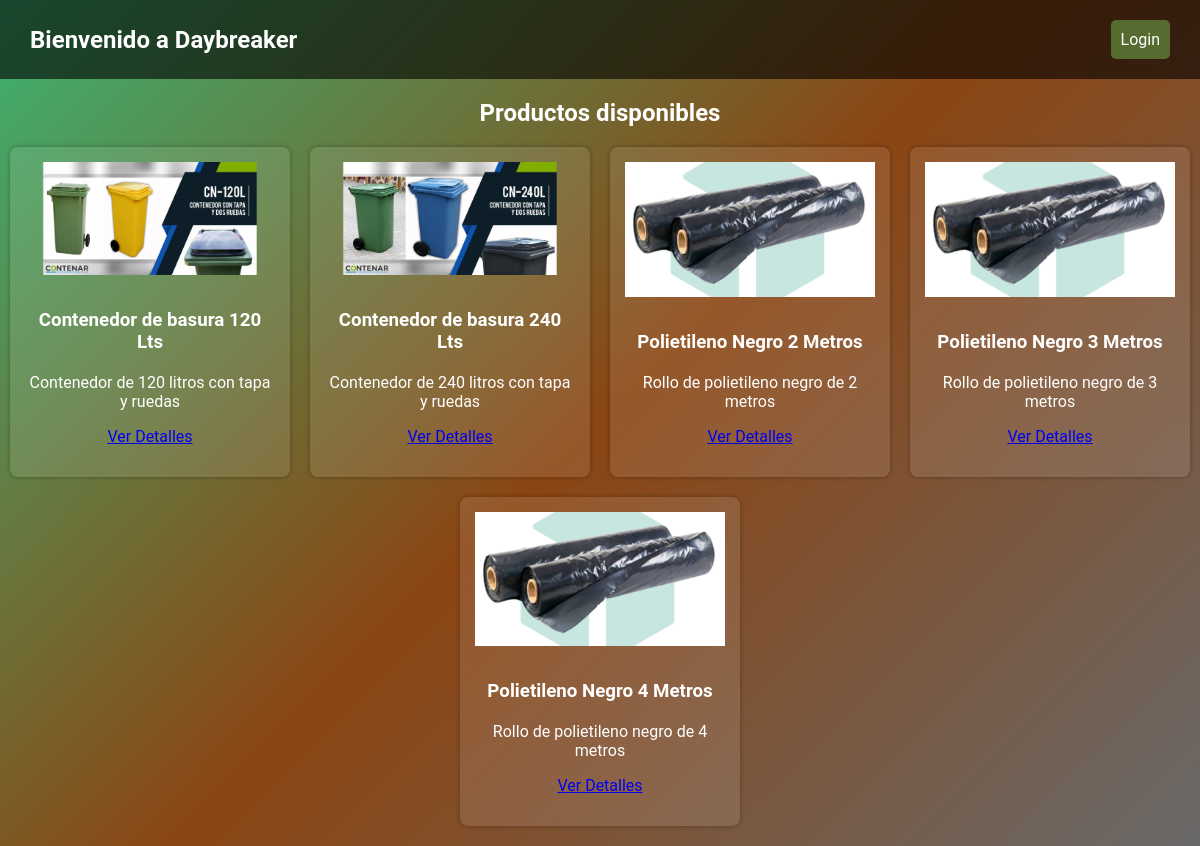
The page /productos on the database its author committed.
### tables this page shows
CREATE TABLE productos (
        id INTEGER PRIMARY KEY AUTOINCREMENT,
        nombre TEXT NOT NULL,
        descripcion TEXT NOT NULL,
        imagen TEXT NOT NULL
    );

### app.py (the view)
@app.route('/productos')
def lista_productos():
    productos = obtener_productos()
    return render_template("index.html", productos=productos)

### app.py (called while the page is built)
def conectar_bd():
    return sqlite3.connect("productos.db")

def obtener_productos():
    conn = conectar_bd()
    cursor = conn.cursor()
    cursor.execute("SELECT id, nombre, descripcion, imagen FROM productos")
    rows = cursor.fetchall()
    conn.close()
    productos = []
    for r in rows:
        productos.append({
            "id": r[0],
            "nombre": r[1],
            "descripcion": r[2],
            "imagen": r[3]
        })
    return productos

### templates/index.html (shortened to what this page needs)
<!DOCTYPE html>
<html lang="es">
<head>
  <link rel="stylesheet" href="{{ url_for('static', filename='style.css') }}">
</head>
<body>
  <header>
    <a href="{{ url_for('presentacion') }}" class="brand-link">Bienvenido a Daybreaker</a>
    <a href="{{ url_for('login') }}" class="login-button">Login</a>
  </header>
  <main>
    <h2>Productos disponibles</h2>
    <div id="productos-container">
      {% for p in productos %}
      <div class="producto">
        {% if p.imagen %}
          <img src="{{ url_for('static', filename=p.imagen) }}" alt="{{ p.nombre }}">
        {% else %}
          <img src="{{ url_for('static', filename='no_image.png') }}" alt="Sin imagen">
        {% endif %}
        <h3>{{ p.nombre }}</h3>
        {% if p.descripcion %}
          <p>{{ p.descripcion }}</p>
        {% endif %}
        <p><a href="{{ url_for('producto', id=p.id) }}">Ver Detalles</a></p>
      </div>
      {% endfor %}
    </div>
  </main>
</body>
</html>

### static/style.css (style rules this page uses)
body { margin: 0; padding: 0; font-family: 'Roboto', sans-serif; background: linear-gradient(135deg, #3CB371 0%, #8B4513 50%, #696969 100%); color: #fff; text-align: center; }
header { display: flex; justify-content: space-between; align-items: center; background: rgba(0, 0, 0, 0.6); padding: 20px; position: relative; }
.brand-link { color: #fff; text-decoration: none; font-weight: bold; font-size: 24px; margin-left: 10px; }
.login-button { color: #fff; background-color: #556B2F; padding: 10px; text-decoration: none; border-radius: 5px; margin-right: 10px; }
h1, h2, h3 { margin: 20px 0; }
#productos-container { display: flex; flex-wrap: wrap; justify-content: center; gap: 20px; margin: 20px auto; max-width: 1200px; }
.producto { background: rgba(255, 255, 255, 0.1); padding: 15px; border-radius: 8px; box-shadow: 0px 0px 5px rgba(0,0,0,0.3); width: 250px; text-align: center; backdrop-filter: blur(3px); }
.producto img { width: 100%; max-height: 180px; object-fit: contain; margin-bottom: 10px; }

### rows shown on the page
productos: imagen (picture), nombre "Contenedor de basura 120 Lts", descripcion "Contenedor de 120 litros con tapa y ruedas"
productos: imagen (picture), nombre "Contenedor de basura 240 Lts", descripcion "Contenedor de 240 litros con tapa y ruedas"
productos: imagen (picture), nombre "Polietileno Negro 2 Metros", descripcion "Rollo de polietileno negro de 2 metros"
productos: imagen (picture), nombre "Polietileno Negro 3 Metros", descripcion "Rollo de polietileno negro de 3 metros"
productos: imagen (picture), nombre "Polietileno Negro 4 Metros", descripcion "Rollo de polietileno negro de 4 metros"
